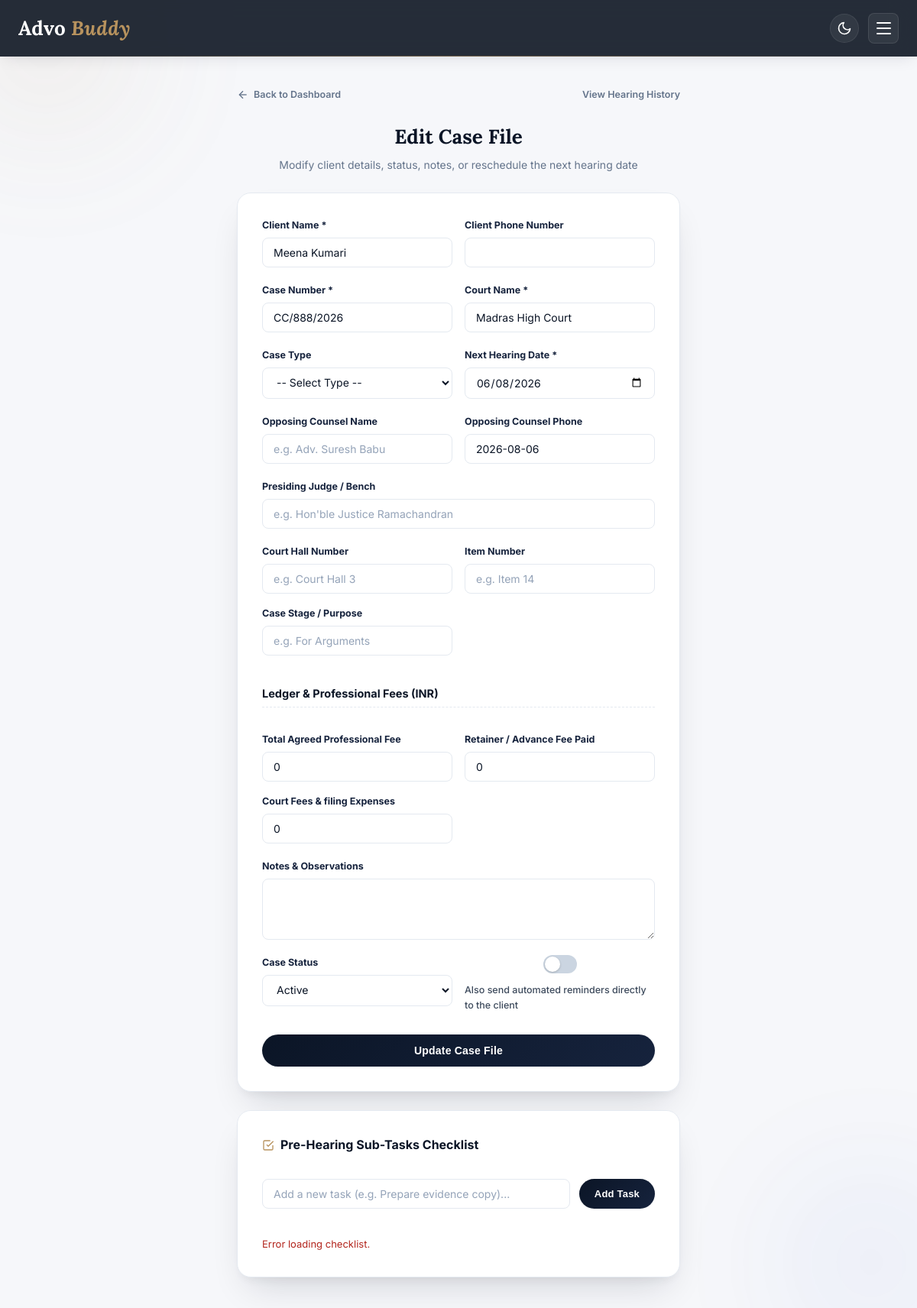
/edit/15 (signed in), run on the app's committed database.
### tables this page shows
CREATE TABLE cases (
            id INTEGER PRIMARY KEY AUTOINCREMENT,
            advocate_id INTEGER NOT NULL,
            client_name TEXT NOT NULL,
            client_phone TEXT,
            case_number TEXT NOT NULL,
            court_name TEXT NOT NULL,
            case_type TEXT,
            next_hearing_date TEXT NOT NULL,
            notes TEXT,
            status TEXT DEFAULT 'Active',
            notify_client INTEGER DEFAULT 0,
            created_at TEXT DEFAULT CURRENT_TIMESTAMP, opposing_counsel TEXT, opposing_counsel_phone TEXT, judge_name TEXT, court_hall TEXT, item_number TEXT, case_stage TEXT, total_fee INTEGER DEFAULT 0, fee_paid INTEGER DEFAULT 0, expenses INTEGER DEFAULT 0,
            FOREIGN KEY (advocate_id) REFERENCES advocates (id)
        );

### app.py (the view, shortened to what this page needs)
@app.route("/edit/<int:case_id>", methods=["GET", "POST"])
@login_required
def edit_case(case_id):
    advocate_id = session["advocate_id"]
    conn = get_db()
    cur = conn.cursor()
    cur.execute(
        "SELECT * FROM cases WHERE id=%s AND advocate_id=%s", (case_id, advocate_id)
    )
    case = cur.fetchone()
    if case is None:
        cur.close()
        conn.close()
        flash("Case not found.", "error")
        return redirect(url_for("dashboard"))
    cur.close()
    conn.close()
    return render_template("edit_case.html", case=case)

### app.py (called while the page is built)
def get_db():
    if DATABASE_URL and HAS_POSTGRES:
        conn = psycopg2.connect(DATABASE_URL, cursor_factory=psycopg2.extras.RealDictCursor)
        return conn
    else:
        db_path = os.path.join(os.path.dirname(__file__), "advo_buddy.db")
        conn = sqlite3.connect(db_path)
        conn.row_factory = sqlite3.Row
        conn.execute("PRAGMA foreign_keys = ON;")
        return SQLiteConnectionWrapper(conn)

def login_required(f):
    @wraps(f)
    def wrapper(*args, **kwargs):
        if "advocate_id" not in session:
            flash("Please log in to continue.", "error")
            return redirect(url_for("login"))
        return f(*args, **kwargs)
    return wrapper

@app.context_processor
def inject_advocate():
    return {
        "current_advocate_name": session.get("advocate_name"),
        "current_advocate_avatar": session.get("advocate_avatar")
    }

    def execute(self, query, params=None):
        query = query.replace('%s', '?')
        if "SERIAL PRIMARY KEY" in query:
            query = query.replace("SERIAL PRIMARY KEY", "INTEGER PRIMARY KEY AUTOINCREMENT")
        if params is not None:
            if not isinstance(params, (list, tuple)):
                params = (params,)
            self.cursor.execute(query, params)
        else:
            self.cursor.execute(query)
        return self

    def fetchone(self):
        row = self.cursor.fetchone()
        if row is None:
            return None
        return dict(row)

    def close(self):
        self.cursor.close()

    def cursor(self):
        return SQLiteCursorWrapper(self.conn.cursor())

    def close(self):
        self.conn.close()

### templates/edit_case.html (shortened to what this page needs)
{% extends "base.html" %}
{% block content %}
<div class="form-container">
    <div style="display:flex; justify-content:space-between; align-items:center; flex-wrap:wrap; gap:10px;" class="staggered-entry">
        <a href="{{ url_for('dashboard') }}" class="back-link">
            <svg class="icon-svg" viewBox="0 0 24 24" stroke="currentColor"><line x1="19" y1="12" x2="5" y2="12"></line><polyline points="12 19 5 12 12 5"></polyline></svg>
            Back to Dashboard
        </a>
        <a href="{{ url_for('case_history', case_id=case['id']) }}" class="back-link" title="See every hearing date recorded for this case">
            View Hearing History
        </a>
    </div>
    <div class="form-header staggered-entry">
        <h2>Edit Case File</h2>
        <p>Modify client details, status, notes, or reschedule the next hearing date</p>
    </div>
    <form class="card-form staggered-entry" method="POST" novalidate>
        <div class="form-row">
            <div class="form-group">
                <label for="client_name">Client Name *</label>
                <input type="text" id="client_name" name="client_name" required value="{{ case['client_name'] }}">
            </div>
            <div class="form-group">
                <label for="client_phone">Client Phone Number</label>
                <input type="tel" id="client_phone" name="client_phone" value="{{ case['client_phone'] or '' }}">
            </div>
        </div>
        <div class="form-row">
            <div class="form-group">
                <label for="case_number">Case Number *</label>
                <input type="text" id="case_number" name="case_number" required value="{{ case['case_number'] }}">
            </div>
            <div class="form-group">
                <label for="court_name">Court Name *</label>
                <input type="text" id="court_name" name="court_name" required value="{{ case['court_name'] }}">
            </div>
        </div>
        <div class="form-row">
            <div class="form-group">
                <label for="case_type">Case Type</label>
                <select id="case_type" name="case_type">
                    <option value="">-- Select Type --</option>
                </select>
            </div>
            <div class="form-group">
                <label for="next_hearing_date">Next Hearing Date *</label>
                <input type="date" id="next_hearing_date" name="next_hearing_date" required value="{{ case['next_hearing_date'] }}">
            </div>
        </div>
        <div class="form-row">
            <div class="form-group">
                <label for="opposing_counsel">Opposing Counsel Name</label>
                <input type="text" id="opposing_counsel" name="opposing_counsel" value="{{ case['opposing_counsel'] or '' }}" placeholder="e.g. Adv. Suresh Babu">
            </div>
            <div class="form-group">
                <label for="opposing_counsel_phone">Opposing Counsel Phone</label>
                <input type="tel" id="opposing_counsel_phone" name="opposing_counsel_phone" value="{{ case['opposing_counsel_phone'] or '' }}" placeholder="e.g. 9876543210">
            </div>
        </div>
        <div class="form-row">
            <div class="form-group" style="grid-column: 1 / -1;">
                <label for="judge_name">Presiding Judge / Bench</label>
                <input type="text" id="judge_name" name="judge_name" value="{{ case['judge_name'] or '' }}" placeholder="e.g. Hon'ble Justice Ramachandran">
            </div>
        </div>
        <div class="form-row">
            <div class="form-group">
                <label for="court_hall">Court Hall Number</label>
                <input type="text" id="court_hall" name="court_hall" value="{{ case['court_hall'] or '' }}" placeholder="e.g. Court Hall 3">
            </div>
            <div class="form-group">
                <label for="item_number">Item Number</label>
                <input type="text" id="item_number" name="item_number" value="{{ case['item_number'] or '' }}" placeholder="e.g. Item 14">
            </div>
            <div class="form-group">
                <label for="case_stage">Case Stage / Purpose</label>
                <input type="text" id="case_stage" name="case_stage" value="{{ case['case_stage'] or '' }}" placeholder="e.g. For Arguments">
            </div>
        </div>
        <div id="billing-section" style="margin-top: 18px; margin-bottom: 12px; border-bottom: 1px dashed var(--border-card); padding-bottom: 6px; grid-column: 1 / -1;">
            <h3 style="font-size: 14.5px; font-weight: 700; color: var(--text-dark); margin: 0; font-family: 'Inter', sans-serif;">Ledger & Professional Fees (INR)</h3>
        </div>
        <div class="form-row">
            <div class="form-group">
                <label for="total_fee">Total Agreed Professional Fee</label>
                <input type="number" id="total_fee" name="total_fee" value="{{ case['total_fee'] or 0 }}" placeholder="e.g. 50000" min="0">
            </div>
            <div class="form-group">
                <label for="fee_paid">Retainer / Advance Fee Paid</label>
                <input type="number" id="fee_paid" name="fee_paid" value="{{ case['fee_paid'] or 0 }}" placeholder="e.g. 15000" min="0">
            </div>
            <div class="form-group">
                <label for="expenses">Court Fees & filing Expenses</label>
                <input type="number" id="expenses" name="expenses" value="{{ case['expenses'] or 0 }}" placeholder="e.g. 3000" min="0">
            </div>
        </div>
        <div class="form-group">
            <label for="notes">Notes & Observations</label>
            <textarea id="notes" name="notes">{{ case['notes'] or '' }}</textarea>
        </div>
        <div class="form-row">
            <div class="form-group">
                <label for="status">Case Status</label>
                <select id="status" name="status">
                    <option {% if case['status']=='Active' %}selected{% endif %}>Active</option>
                </select>
            </div>
            <div class="form-group checkbox-group" style="justify-content: center;">
                <input type="checkbox" name="notify_client" id="notify_client" {% if case['notify_client'] %}checked{% endif %}>
                <label for="notify_client">Also send automated reminders directly to the client</label>
            </div>
        </div>
        <button type="submit" class="btn-submit" style="margin-top: 8px;">Update Case File</button>
    </form>
    <div class="card-form staggered-entry" style="margin-top: 24px;">
        <h3 style="font-family: 'Inter', sans-serif; font-size: 16px; font-weight: 700; color: var(--text-dark); margin-bottom: 12px; display: flex; align-items: center; gap: 8px;">
            <svg class="icon-svg" viewBox="0 0 24 24" style="stroke: var(--accent);"><polyline points="9 11 12 14 22 4"></polyline><path d="M21 12v7a2 2 0 0 1-2 2H5a2 2 0 0 1-2-2V5a2 2 0 0 1 2-2h11"></path></svg>
            Pre-Hearing Sub-Tasks Checklist
        </h3>
        <div style="display: flex; gap: 12px; margin-bottom: 16px;">
            <input type="text" id="new-task-title" placeholder="Add a new task (e.g. Prepare evidence copy)..." style="flex: 1;">
            <button type="button" id="btn-add-task" class="btn-submit" style="padding: 10px 20px; font-size: 13px;">Add Task</button>
        </div>
        <div id="tasks-list" style="display: flex; flex-direction: column; gap: 10px;">
        </div>
    </div>
</div>
{% endblock %}

### data on the page
cases: client_name "Meena Kumari", case_number "CC/888/2026", court_name "Madras High Court", next_hearing_date "06/08/2026", opposing_counsel_phone "2026-08-06", total_fee "0", fee_paid "0", expenses "0", status "Active"
